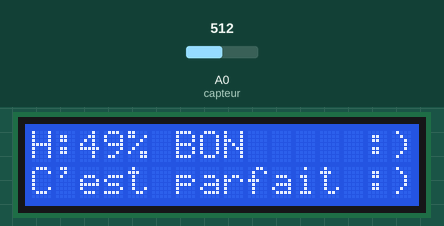
Recording of a sketch running on a simulated Arduino Uno, built with avr-gcc and run on an emulated ATmega328P. Shown: 16×2 character LCD. The test bench sets the inputs (shaded band); at power-on: A0 (capteur) = 512.

Above: at 3.4 s.
3.5 s: A0 (capteur) set to 306
At 4.2 s:
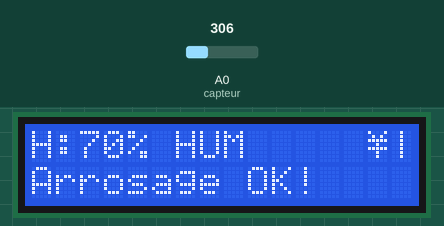
6.6 s: A0 (capteur) set to 55
At 7.4 s:
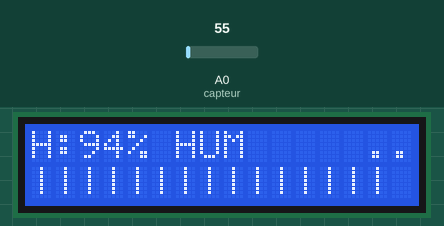
9.7 s: A0 (capteur) set to 900
At 10.6 s:
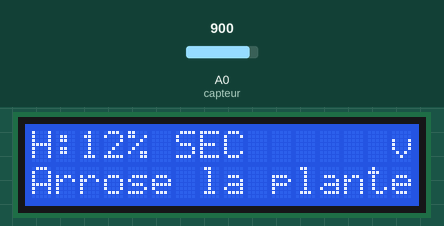
12.8 s: A0 (capteur) set to 0
At 13.2 s:
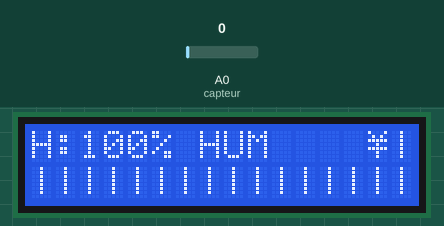
15.9 s: A0 (capteur) set to 129
At 16.4 s:
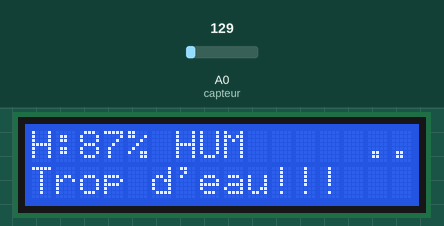
19.0 s: A0 (capteur) set to 154
At 19.6 s:
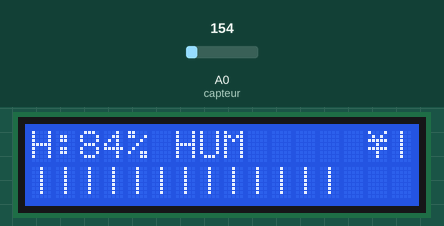
Timing chart, 0 to 22.0 s (numbered marks = the images above; inputs shaded):
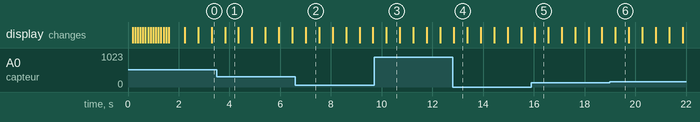

Measured:
- the behaviour switches between 143 and 144 on A0 (capteur) (found by bisection; images 5 and 6)
- after the input at 3.5 s, the display: changes after 0.33 s (image 1)
- after the input at 6.6 s, the display: changes after 0.40 s (image 2)
- after the input at 9.7 s, the display: changes after 0.49 s (image 3)
- after the input at 12.8 s, the display: changes after 0.05 s (image 4)
- what the display in image 1 shows lasts 0.6 s, from 3.8 s to 4.4 s

The sketch:

Model_Capteur_dhumidite_de_sol_liee_avec_ecran_LCD.ino
```cpp
#include <Wire.h>
#include <LiquidCrystal_I2C.h>

LiquidCrystal_I2C lcd(0x27, 16, 2);  // Adresse LCD (0x27 ou 0x3F)

int capteur = A0;        // Broche du capteur
int valeur;              // Valeur lue du capteur
int pourcentage;         // Pourcentage d'humidité
unsigned long dernierChangement = 0;  // Pour le changement d'affichage
int ecran = 0;           // Quel écran afficher

// Messages de conseils
const char* conseils[] = {
  "Arrose la plante!",
  "C'est parfait :)",
  "Arrosage OK!",
  "Trop d'eau!!!"
};

void setup() {
  Serial.begin(9600);
  lcd.init();            // Démarrer l'écran
  lcd.backlight();       // Allumer le rétro-éclairage

  // Animation de démarrage
  lcd.setCursor(0, 0);
  lcd.print("Bonjour! :)");
  for (int i = 0; i < 16; i++) {
    lcd.setCursor(i, 1);
    lcd.print(".");
    delay(100);
  }
  delay(500);
  lcd.clear();
}

void loop() {
  // Lire la valeur du capteur
  valeur = analogRead(capteur);

  // Convertir en pourcentage (0-100%)
  pourcentage = map(valeur, 1023, 0, 0, 100);
  if (pourcentage < 0) pourcentage = 0;
  if (pourcentage > 100) pourcentage = 100;

  // Changer d'écran toutes les 3 secondes
  if (millis() - dernierChangement > 3000) {
    ecran = (ecran + 1) % 2;
    dernierChangement = millis();
  }

  // Afficher les informations
  afficherInfos();

  delay(500);  // Petite pause
}

void afficherInfos() {
  lcd.clear();

  // Première ligne : Humidité et animation
  lcd.setCursor(0, 0);
  lcd.print("H:");
  lcd.print(pourcentage);
  lcd.print("% ");

  if (pourcentage < 30) {
    lcd.print("SEC");
    animationGoutte();
    if (ecran == 1) {
      lcd.setCursor(0, 1);
      lcd.print(conseils[0]);  // Arrose!
    }
  }
  else if (pourcentage < 65) {
    lcd.print("BON");
    animationSmiley();
    if (ecran == 1) {
      lcd.setCursor(0, 1);
      lcd.print(conseils[1]);  // Parfait
    }
  }
  else {
    lcd.print("HUM");
    animationPluie();
    if (ecran == 1) {
      lcd.setCursor(0, 1);
      // Choisir le bon conseil
      lcd.print(pourcentage > 85 ? conseils[3] : conseils[2]);
    }
  }

  // Deuxième ligne : Barre de progression
  if (ecran == 0) {
    lcd.setCursor(0, 1);
    int barres = map(pourcentage, 0, 100, 0, 16);
    for (int i = 0; i < 16; i++) {
      lcd.print(i < barres ? "|" : " ");
    }
  }
}

// Animation quand c'est trop sec
void animationGoutte() {
  static int etape = 0;
  lcd.setCursor(14, 0);
  etape = (etape + 1) % 4;
  switch(etape) {
    case 0: lcd.print("v "); break;
    case 1: lcd.print(" v"); break;
    case 2: lcd.print(". "); break;
    case 3: lcd.print(" ."); break;
  }
}

// Animation quand c'est bon
void animationSmiley() {
  static int etape = 0;
  lcd.setCursor(14, 0);
  etape = (etape + 1) % 3;
  switch(etape) {
    case 0: lcd.print(":)"); break;
    case 1: lcd.print("8)"); break;
    case 2: lcd.print(":]"); break;
  }
}

// Animation quand trop humide
void animationPluie() {
  static int etape = 0;
  lcd.setCursor(14, 0);
  etape = (etape + 1) % 4;
  switch(etape) {
    case 0: lcd.print("///"); break;
    case 1: lcd.print("\\|\\"); break;
    case 2: lcd.print("|||"); break;
    case 3: lcd.print("..."); break;
  }
}
```
